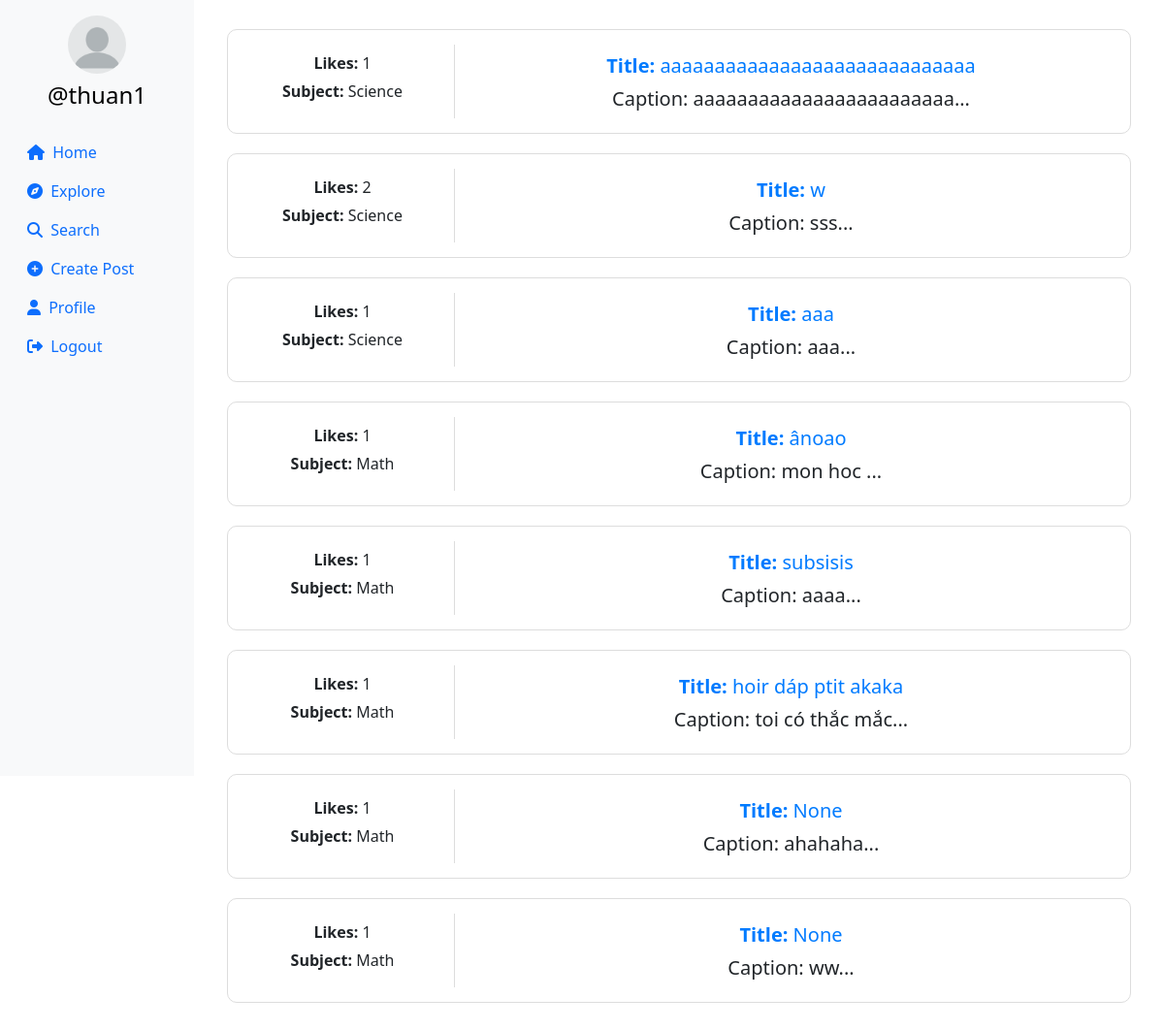
The page /explore (signed in) on the database its author committed.
### userauth/models.py (models this page shows, shortened)
class Profile(models.Model):
    user = models.ForeignKey(User, on_delete=models.CASCADE)
    id_user = models.IntegerField(primary_key=True, default=0)
    bio = models.TextField(blank=True, default='')
    profileimg = models.ImageField(upload_to='profile_images', default='blank-profile-picture.png')
    location = models.CharField(max_length=100, blank=True, default='')

class Post(models.Model):
    id = models.UUIDField(primary_key=True, default=uuid.uuid4)
    user = models.CharField(max_length=100)
    title = models.TextField(null=True, blank=True)
    image = models.ImageField(upload_to='post_images')
    caption = models.TextField()
    subject = models.CharField(max_length=50, default="Math")
    created_at = models.DateTimeField(default=datetime.now)
    no_of_likes = models.IntegerField(default=0)

### userauth/views.py (the view)
# urls.py: path('explore',views.explore),
@login_required(login_url='/loginn')
def explore(request):
    post=Post.objects.all().order_by('-created_at')
    profile = Profile.objects.get(user=request.user)
    context={
        'post':post,
        'profile':profile
    }
    return render(request, 'explore.html',context)

### templates/explore.html (shortened to what this page needs)
{% load static %}
<!DOCTYPE html>
<html lang="en">
<head>
    <link rel="stylesheet" href="https://maxcdn.bootstrapcdn.com/bootstrap/4.5.2/css/bootstrap.min.css">
    <link href="https://cdn.jsdelivr.net/npm/bootstrap@5.0.2/dist/css/bootstrap.min.css" rel="stylesheet"
>
    <link rel="stylesheet" href="{% static 'css/app.css' %}">
</head>
<body>
{% load static %}
<div class="container-fluid">
    <div class="row">
        <nav class="col-md-2 d-none d-md-block sidebar" style="position: fixed;">
            <div class="text-center mt-3">
                <img src="{{ profile.profileimg.url }}" alt="Profile Picture" class="profile-pic">
                <h4 class="mt-2"><a href="/profile/{{ user }}" style="text-decoration:none;">@{{ user }}</a></h4>
            </div>
            <ul class="nav flex-column mt-4">
                <li class="nav-item">
                    <a class="nav-link active" href="/">
                        <i class="fa-solid fa-house mr-1"></i> Home
                    </a>
                </li>
                <li class="nav-item">
                    <a class="nav-link" href="/explore">
                        <i class="fa-solid fa-compass mr-1"></i> Explore
                    </a>
                </li>
                <li class="nav-item">
                    <a class="nav-link" href="#" data-bs-toggle="modal" data-bs-target="#exampleModal3">
                        <i class="fa-solid fa-magnifying-glass mr-1"></i> Search
                    </a>
                </li>
                <li class="nav-item">
                    <a class="nav-link" href="#" data-bs-toggle="modal" data-bs-target="#exampleModal"
                       data-bs-whatever="@getbootstrap">
                        <i class="fa-solid fa-circle-plus mr-1"></i> Create Post
                    </a>
                </li>
                <li class="nav-item">
                    <a class="nav-link" href="/profile/{{ profile.user }}">
                        <i class="fa-solid fa-user mr-1"></i> Profile
                    </a>
                </li>
                <li class="nav-item">
                    <a class="nav-link" href="/logoutt">
                        <i class="fa-solid fa-right-from-bracket mr-1"></i> Logout
                    </a>
                </li>
            </ul>
        </nav>
        <main role="main" class="col-md-9 ml-sm-auto col-lg-10 px-md-4">
            <div class="container text-center" style="padding: 10px; margin-top:20px;">
                <div class="row">
                    {% for pos in post %}
                        <div class="col-12" style="margin-bottom:20px;">
                            <div class="card" style="padding: 15px; border: 1px solid #ddd; border-radius: 10px;">
    <div class="row">
        <div class="col-md-3" style="border-right: 1px solid #ddd;">
            <h6 style="margin-top: 10px;">
                <strong>Likes:</strong> {{ pos.no_of_likes }}
            </h6>
            <h6 style="margin-top: 10px;">
                <strong>Subject:</strong> {{ pos.subject }}
            </h6>
        </div>
        <div class="col-md-9">
            <h5 style="margin-top: 10px;">
                <a href="{% url 'postdetail' pos.id %}"  style="text-decoration:none; color:#007bff;">
                    <strong>Title:</strong> {{ pos.title }}
                </a>
            </h5>
            <h5 style="margin-top: 10px;">
                Caption: {{ pos.caption|slice:":50" }}...
            </h5>
        </div>
    </div>
</div>
                        </div>
                    {% endfor %}
                </div>
            </div>
        </main>
    </div>
</div>
</body>
</html>

### templates/explore.html (style rules this page uses)
* { box-sizing: border-box; margin: 0; padding: 0; }
.sidebar { background-color: #f8f9fa; height: 100vh; color: black; }
.profile-pic { width: 60px; height: 60px; border-radius: 50%; object-fit: cover; }
a { color: black; }

### rows shown on the page
Profile: profileimg (placeholder picture)
Post: no_of_likes "1", subject "Science", title "aaaaaaaaaaaaaaaaaaaaaaaaaaaaa", caption "aaaaaaaaaaaaaaaaaaaaaaaa"
Post: no_of_likes "2", subject "Science", title "w", caption "sss"
Post: no_of_likes "1", subject "Science", title "aaa", caption "aaa"
Post: no_of_likes "1", subject "Math", title "ânoao", caption "mon hoc"
Post: no_of_likes "1", subject "Math", title "subsisis", caption "aaaa"
Post: no_of_likes "1", subject "Math", title "hoir dáp ptit akaka", caption "toi có thắc mắc"
Post: no_of_likes "1", subject "Math", title "None", caption "ahahaha"
Post: no_of_likes "1", subject "Math", title "None", caption "ww"

### other values the page prints
{{ user }} "thuan1"
